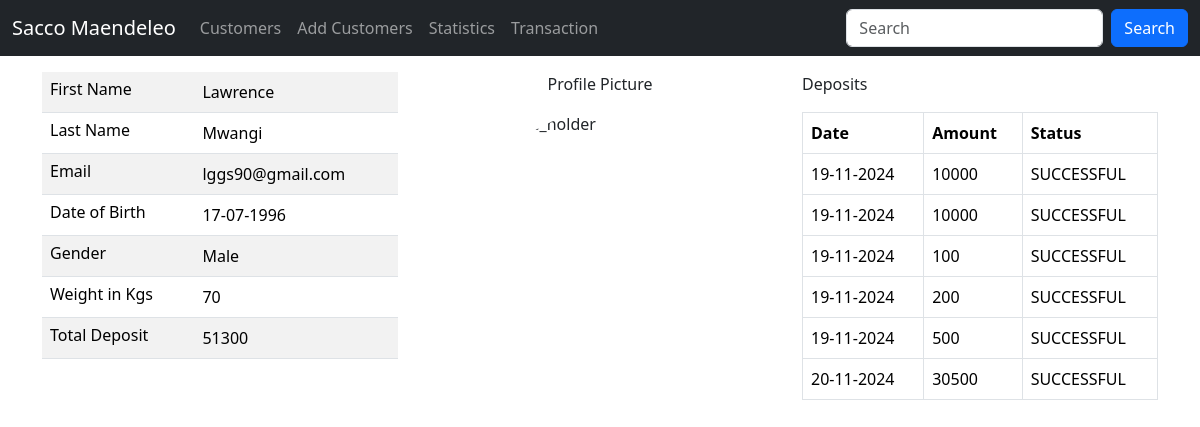
Page /customer/details/202 (signed in) on the earlier database version.
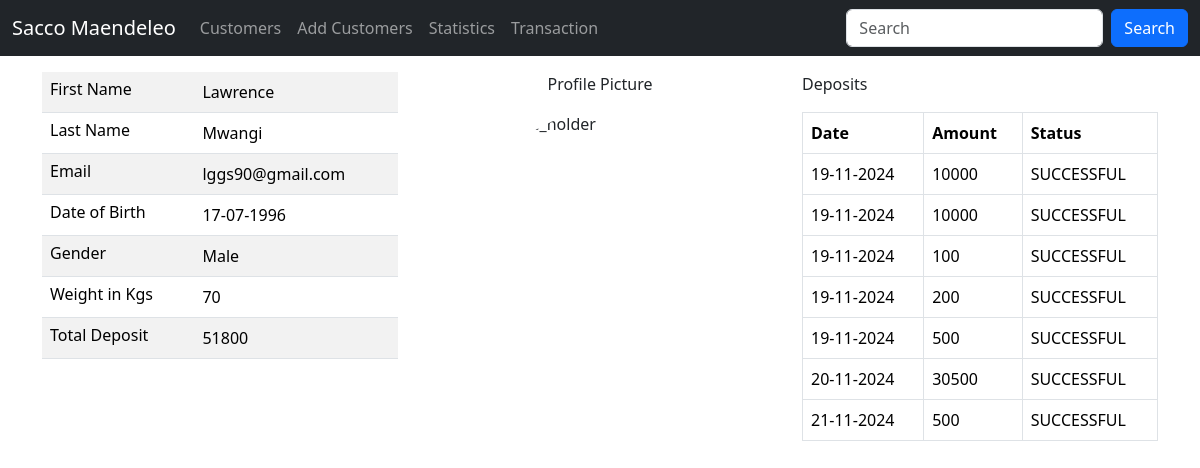
Same page on the later database version.
### app/models.py (models this page shows, shortened)
class Deposit(models.Model):
    amount = models.IntegerField()
    status = models.BooleanField(default=False)
    customer = models.ForeignKey(Customer, on_delete=models.CASCADE, related_name="deposits")
    created_at = models.DateTimeField(auto_now_add=True)
    update_at = models.DateTimeField(auto_now=True)
    class Meta:
        db_table = 'deposits'

### app/views.py (the view)
# urls.py: path('customer/details/<int:customer_id>', views.customer_details, name='customer_details'),
@login_required
@permission_required("app.view_customer", raise_exception=True)
def customer_details(request, customer_id):
    customer = Customer.objects.get(id=customer_id)
    deposits = customer.deposits.all()
    total = Deposit.objects.filter(customer=customer).filter(status=True).aggregate(Sum('amount'))['amount__sum']
    return render(request, "details.html", {'customer': customer, 'deposits': deposits, 'total': total})

### templates/details.html (shortened to what this page needs)
{% extends 'master.html' %}
{% load static %}
{% block content %}
    <div class="container">
        <div class="row mt-3">
            <div class="col-sm-4">
                <table class="table table-striped">
                    <tr>
                        <td class="h6">First Name</td>
                        <td>{{ customer.first_name }}</td>
                    </tr>
                    <tr>
                        <td class="h6">Last Name</td>
                        <td>{{ customer.last_name }}</td>
                    </tr>
                    <tr>
                        <td class="h6">Email</td>
                        <td>{{ customer.email }}</td>
                    </tr>
                    <tr>
                        <td class="h6">Date of Birth</td>
                        <td>{{ customer.dob | date:"d-m-Y" }}</td>
                    </tr>
                    <tr>
                        <td class="h6">Gender</td>
                        <td>{{ customer.gender }}</td>
                    </tr>
                    <tr>
                        <td class="h6">Weight in Kgs</td>
                        <td>{{ customer.weight }}</td>
                    </tr>
                    <tr>
                        <td class="h6">Total Deposit</td>
                        <td>{{ total }}</td>
                    </tr>
                </table>
            </div>
            <div class="col-sm-4">
                <p class="text-center">Profile Picture</p>
                {% if customer.profile_pic %}
                	<img class="img-fluid mx-auto d-block profile rounded-img" src="{{ customer.profile_pic.url }}" alt="profile_holder">
                {% else %}
                	<img class="img-fluid mx-auto d-block profile rounded-img" src="{% static 'profile.png' %}" alt="profile_holder">
                {% endif %}
            </div>
            <div class="col-sm-4">
            <p>Deposits</p>
                <table class="table table-bordered">
                    <tr>
                        <th>Date</th>
                        <th>Amount</th>
                        <th>Status</th>
                    </tr>
                    {% for depo in deposits %}
                        <tr>
                            <td>{{ depo.created_at | date:"d-m-Y" }}</td>
                            <td>{{ depo.amount }}</td>
                            <td>SUCCESSFUL</td>
                        </tr>
                    {% endfor %}
                </table>
            </div>
        </div>
    </div>
{% endblock %}

Differences in the rows shown:
added Deposit: created_at "21-11-2024", amount "500"
Other differences:
{{ total }}: "51300" → "51800"
